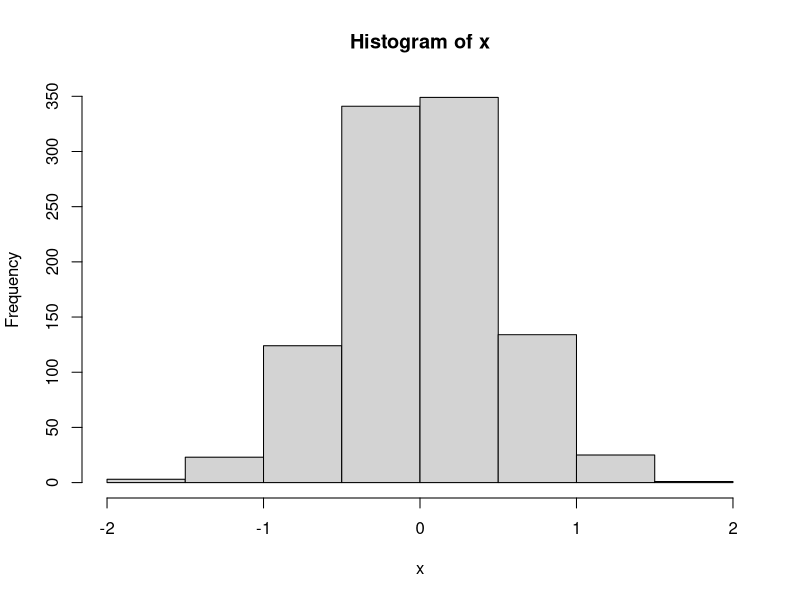
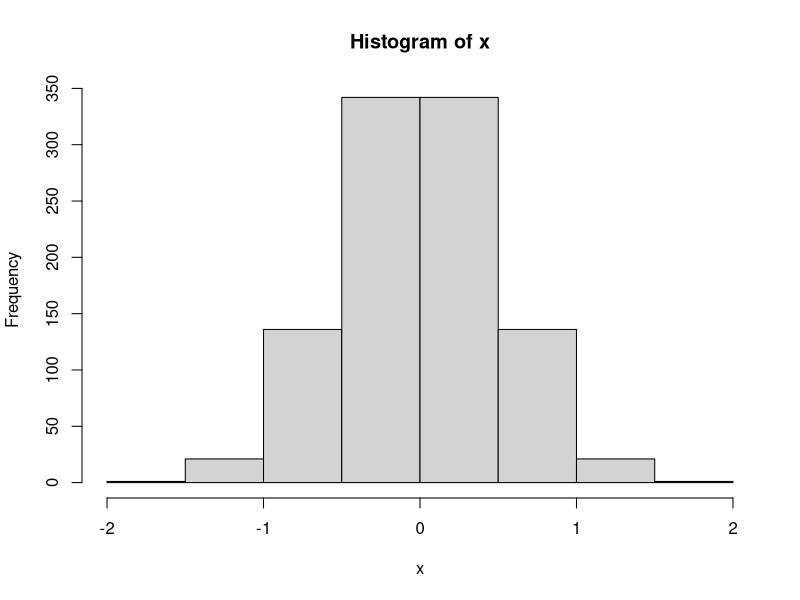
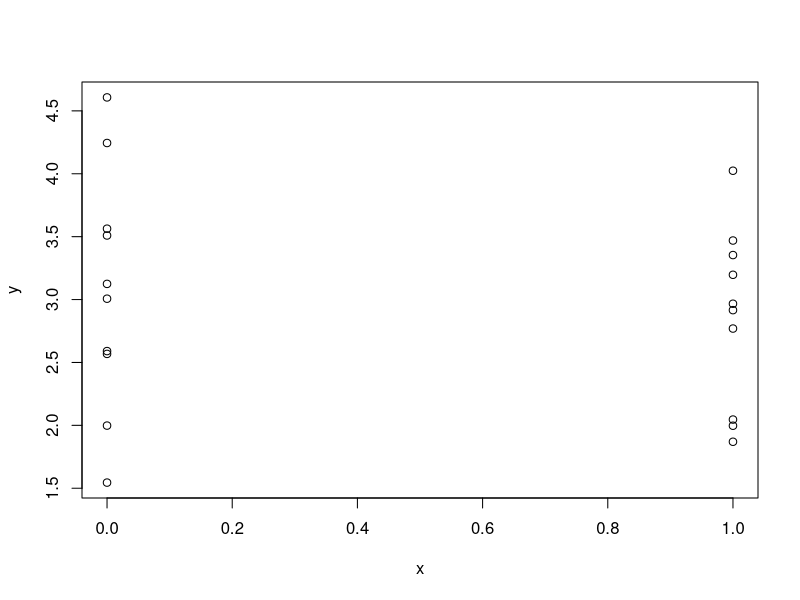
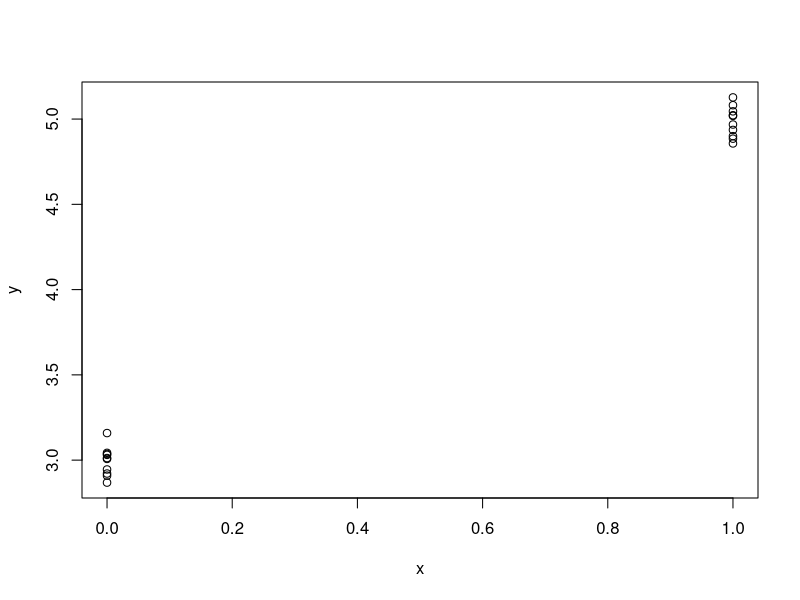

These charts were generated, in order, by the following R code:
## ---- chunk 1
#| label: initialize
#| echo: FALSE
knitr::opts_chunk$set(echo = TRUE, fig.width=7, fig.height=5) 
## ---- chunk 2
set.seed(5)
n <- 1000
x <- rnorm(n, sd=0.5)
head(x)
hist(x)
var(x)
x <- qnorm(p=1:n/(n+1), sd=0.5)
head(x)
hist(x)
var(x)
x <- rep(0:1, length.out=n)
head(x)
var(x)
## ---- chunk 3
n <- 20
extra_sd <- 1
extra <- rnorm(n, sd=extra_sd)
a <- 3
x <- rep(0:1, each=n/2)
b <- 0
y <- a + b * x + extra
plot(x, y)
extra_sd <- 0.1
extra <- rnorm(n, sd=extra_sd)
b <- 2
y <- a + b * x + extra
plot(x, y)
## ---- chunk 4
x1 <- rnorm(n, sd=0.5)
x2 <- rnorm(n, sd=0.5)
X <- cbind(x1, x2)
extra_sd <- 1
extra <- rnorm(n, sd = extra_sd)
a <- 3
b <- c(2, 1)
y <- a + X %*% b + extra
# simpler, and equivalent:
X <- cbind(intercept=rep(1,n), x1, x2)
b <- c(3, 2, 1)
y <- X %*% b + extra 
## ---- chunk 5
# show this
